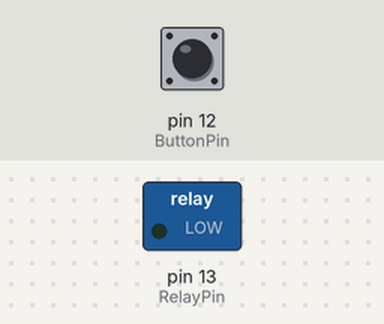
A sketch run on a simulated Arduino Uno, built with avr-gcc and run on an emulated ATmega328P. Shown: switched loads named in the sketch (green lamp = pin HIGH). The inputs (shaded band) are chosen by the test bench; at power-on: pin 12 (ButtonPin) HIGH.

Above: at 1.2 s.
1.3 s: pin 12 (ButtonPin) pulled LOW for 0.15 s
At 2.5 s:
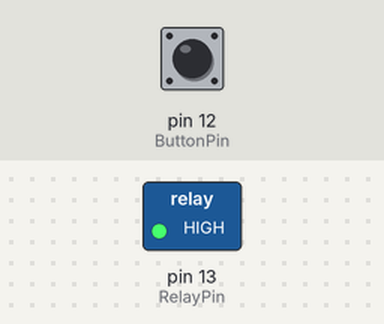
2.9 s: pin 12 (ButtonPin) pulled LOW for 1 s
At 3.8 s:
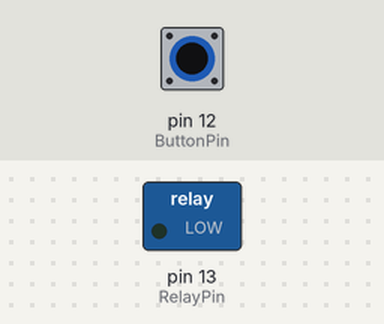
5.4 s: pin 12 (ButtonPin) pulled LOW for 3.2 s
At 5.7 s:
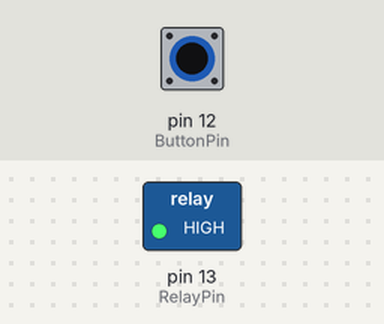
Timing chart, 0 to 8.4 s (numbered marks = the images above; inputs shaded):
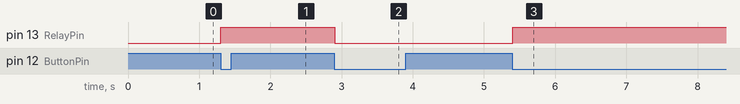

The sketch:

exp17-3.ino
```cpp
#define ButtonPin 12
#define RelayPin  13
int lastState = LOW;
int relayState = LOW;
void setup()
{
   pinMode(ButtonPin, INPUT);
   pinMode(RelayPin, OUTPUT);
}

void loop()
{
   int currentState = digitalRead(ButtonPin);
   if (lastState == HIGH && currentState == LOW)
   {
      relayState = !relayState;
      digitalWrite(RelayPin, relayState);
   }
   lastState = currentState;
   delay(50);
}
```

Measured:
- after the input at 1.3 s, pin 13 (RelayPin): LOW → HIGH at once
- after the input at 2.9 s, pin 13 (RelayPin): HIGH → LOW at once
- after the input at 5.4 s, pin 13 (RelayPin): LOW → HIGH at once
